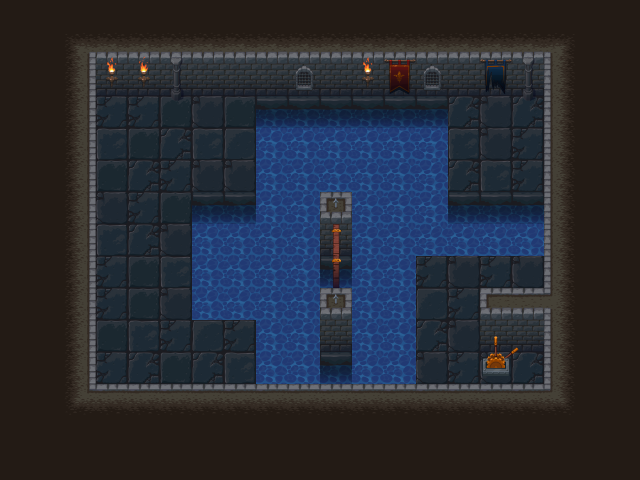

A 2D game scene composited from a Tiled map and its tileset images. What follows is a short description and the map's XML, with each tile layer's data collapsed to a summary:
An orthogonal 20x15 tile map with 32x32 px tiles, 6 tile layers (bg, wall bg, door closed 1, switchoff, ...) and 30 objects (10x collision, 4x water, 2x block, 2x button, 2x slingshot, ...).

<map version="1.0" tiledversion="2018.04.18" orientation="orthogonal" renderorder="right-down" width="20" height="15" tilewidth="32" tileheight="32" infinite="0" nextobjectid="41">
 <tileset firstgid="1" name="tiles" tilewidth="32" tileheight="32" tilecount="240" columns="10">
  <image source="maps/tiles.png" width="320" height="768" />
 </tileset>
 <layer name="bg" width="20" height="15">
  <properties>
   <property name="bg" value="0" />
   <property name="tileset" value="tiles" />
  </properties>
  <data>[300 cells, 283 non-empty, 23 distinct tile ids]</data>
 </layer>
 <layer name="wall bg" width="20" height="15">
  <properties>
   <property name="bg" value="1" />
   <property name="tileset" value="tiles" />
  </properties>
  <data>[300 cells, 18 non-empty, 12 distinct tile ids]</data>
 </layer>
 <layer name="door closed 1" width="20" height="15">
  <properties>
   <property name="doorClosed" value="1" />
  </properties>
  <data>[300 cells, 2 non-empty, 2 distinct tile ids]</data>
 </layer>
 <layer name="switchoff" width="20" height="15">
  <properties>
   <property name="switchoff" value="1" />
   <property name="tileset" value="tiles" />
  </properties>
  <data>[300 cells, 4 non-empty, 4 distinct tile ids]</data>
 </layer>
 <layer name="switchon" width="20" height="15">
  <properties>
   <property name="switchon" value="1" />
   <property name="tileset" value="tiles" />
  </properties>
  <data>[300 cells, 2 non-empty, 2 distinct tile ids]</data>
 </layer>
 <layer name="fg" width="20" height="15">
  <properties>
   <property name="fg" value="1" />
   <property name="tileset" value="tiles" />
  </properties>
  <data>[300 cells, 18 non-empty, 4 distinct tile ids]</data>
 </layer>
 <objectgroup name="block">
  <properties>
   <property name="block" value="1" />
  </properties>
  <object id="2" name="1" type="block" x="251.33" y="112.68" width="32" height="32" />
  <object id="23" name="2" type="block" x="187.94" y="264.919" width="32" height="32" />
 </objectgroup>
 <objectgroup name="door">
  <properties>
   <property name="door" value="1" />
  </properties>
  <object id="31" name="1" type="door" x="327.902" y="245.926" width="21.9934" height="60.9817">
   <properties>
    <property name="need" value="key1" />
   </properties>
  </object>
  <object id="37" type="collision" x="317.905" y="210.937" width="34.9895" height="31.9904" />
  <object id="38" type="collision" x="318.904" y="308.907" width="33.9898" height="57.9826" />
 </objectgroup>
 <objectgroup name="open door">
  <properties>
   <property name="opendoor" value="1" />
  </properties>
  <object id="32" name="1" x="313.906" y="245.926" width="12.9961" height="59.982" />
 </objectgroup>
 <objectgroup name="button">
  <properties>
   <property name="button" value="1" />
  </properties>
  <object id="5" name="2.1" type="button" x="89" y="238" width="48" height="48" />
  <object id="28" name="1.1" type="button" x="89" y="88" width="48" height="48" />
 </objectgroup>
 <objectgroup name="collision">
  <object id="6" type="collision" x="97.0949" y="97.4224" width="30.4366" height="29.3871" />
  <object id="7" type="collision" x="6.29723" y="0" width="613.98" height="84" />
  <object id="8" type="collision" x="25.1889" y="82.9135" width="71.3686" height="359.992" />
  <object id="9" type="collision" x="543.661" y="83.9631" width="72.4181" height="354.744" />
  <object id="10" type="collision" x="75.5668" y="401.973" width="490.134" height="66.1209" />
  <object id="17" type="collision" x="479.639" y="303.317" width="64.0218" height="36.7338" />
  <object id="18" type="collision" x="480.688" y="334.803" width="37.7834" height="36.7338" />
  <object id="27" type="collision" x="95.7484" y="247.229" width="30.4366" height="29.3871" />
 </objectgroup>
 <objectgroup name="open switch">
  <object id="19" type="opensw" x="467.045" y="352.645" width="61.9228" height="35.6843" />
 </objectgroup>
 <objectgroup name="water">
  <object id="11" type="water" x="264.02" y="92.8539" width="142.26" height="313.812" />
  <object id="34" type="water" x="198.94" y="206.938" width="65.9802" height="108.967" />
  <object id="35" type="water" x="398.107" y="205.938" width="144.73" height="42.947" />
  <object id="39" type="water" x="403.826" y="92.789" width="40.9076" height="126.469" />
 </objectgroup>
 <objectgroup name="item">
  <properties>
   <property name="item" value="1" />
  </properties>
  <object id="12" name="slingshot" type="slingshot" x="201.511" y="350.197" width="23.0898" height="22.0403">
   <properties>
    <property name="from" value="slingshot" />
   </properties>
  </object>
  <object id="29" name="key1" type="key" x="489.853" y="153.954" width="19.994" height="17.9946">
   <properties>
    <property name="from" value="key1" />
   </properties>
  </object>
 </objectgroup>
 <objectgroup name="itemchoose">
  <properties>
   <property name="itemchoose" value="" />
  </properties>
  <object id="13" name="slingshot" type="slingshot" x="186.818" y="341.604" width="54.576" height="46.1797" />
  <object id="30" name="key1" x="475.857" y="140.958" width="51.9844" height="42.9871" />
 </objectgroup>
 <objectgroup name="water side">
  <object id="3" type="waterleft" x="253.988" y="97.1035" width="2.09908" height="102.309" />
  <object id="24" type="waterleft" x="186.893" y="220.067" width="2.09908" height="84.7165" />
  <object id="25" type="waterright" x="450.865" y="98.906" width="2.9991" height="112.113" />
  <object id="40" type="waterright" x="418.01" y="255.15" width="2.9991" height="112.113" />
 </objectgroup>
 <objectgroup name="player">
  <object id="1" name="princess" type="player" x="112.301" y="344.249" width="14.6935" height="14.6935">
   <ellipse />
  </object>
 </objectgroup>
</map>
